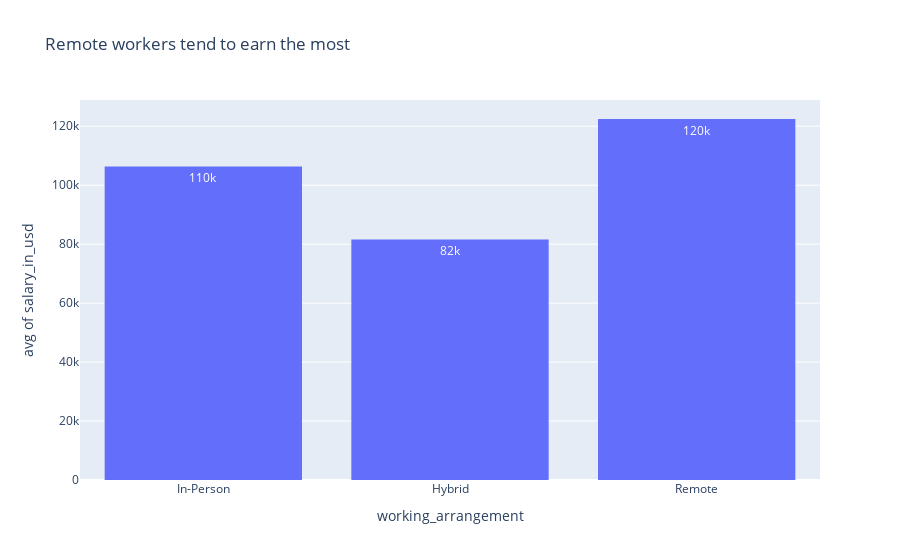

The cell this chart's notebook holds for it:
### Code cell
px.histogram(df, x='working_arrangement',y='salary_in_usd', histfunc='avg', text_auto='.2s', title='Remote workers tend to earn the most')

### Figure 1 — Plotly figure (JSON) as saved in the notebook; plotly's stock layout.template omitted (floating-point values rounded to 4 significant figures; data arrays with more than 128 entries replaced by an {"elided": "..."} marker saying what was removed)
{"data": [{"alignmentgroup": "True", "bingroup": "x", "histfunc": "avg", "hovertemplate": "working_arrangement=%{x}<br>avg of salary_in_usd=%{y}<extra></extra>", "legendgroup": "", "marker": {"color": "#636efa", "pattern": {"shape": ""}}, "name": "", "offsetgroup": "", "orientation": "v", "showlegend": false, "texttemplate": "%{value:.2s}", "type": "histogram", "x": {"elided": "606 str values"}, "xaxis": "x", "y": {"elided": "606 int values"}, "yaxis": "y"}], "layout": {"barmode": "relative", "legend": {"tracegroupgap": 0}, "title": {"text": "Remote workers tend to earn the most"}, "xaxis": {"anchor": "y", "domain": [0, 1], "title": {"text": "working_arrangement"}}, "yaxis": {"anchor": "x", "domain": [0, 1], "title": {"text": "avg of salary_in_usd"}}}}
